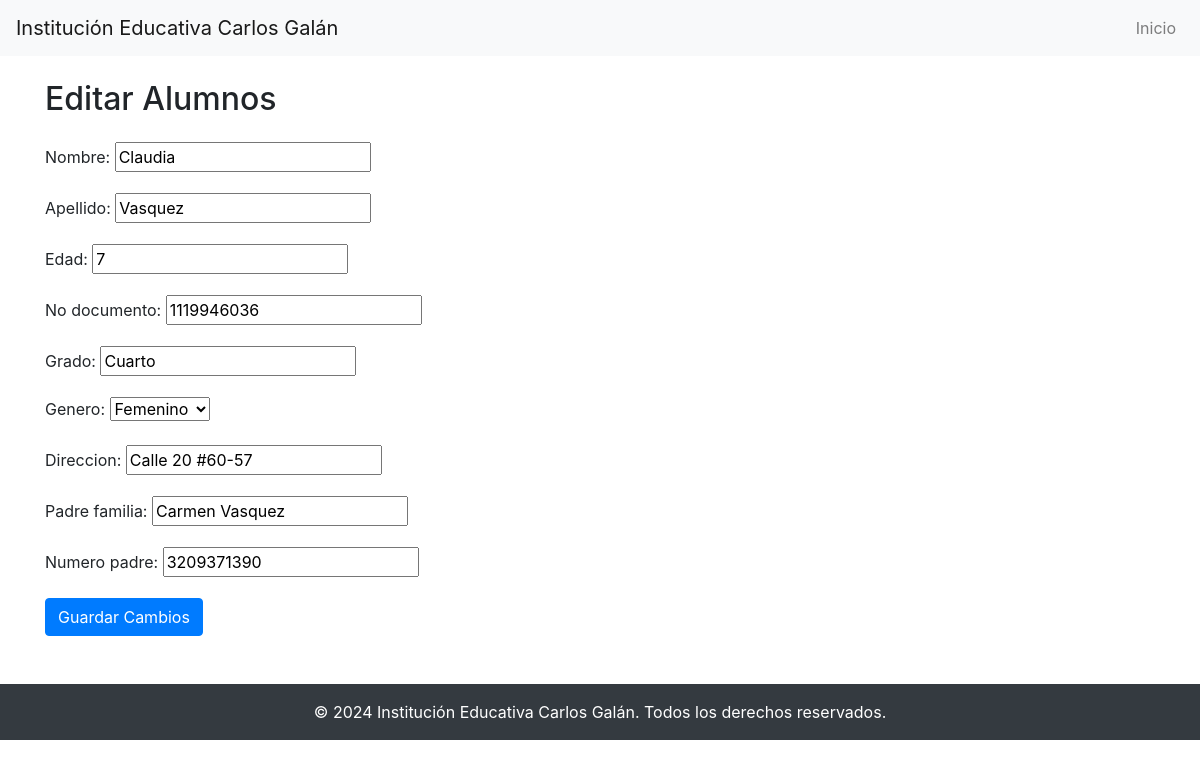
/escuela/student/edit/2/ (signed in), run on the app's committed database.
### escuela/models.py (models this page shows, shortened)
class Student(models.Model):
    GENERO_CHOICES = [
        ('F', 'Femenino'),
        ('M', 'Masculino'),
        ('N', 'No aplica'),
    ]
    nombre = models.CharField(max_length=100)
    apellido = models.CharField(max_length=100)
    edad = models.IntegerField()
    no_documento = models.CharField(max_length=20)
    grado = models.CharField(max_length=50)
    genero = models.CharField(max_length=1, choices=GENERO_CHOICES)
    direccion = models.CharField(max_length=255)
    padre_familia = models.CharField(max_length=100)
    numero_padre = models.CharField(max_length=15)

### escuela/views.py (the view)
# urls.py: path('student/edit/<int:pk>/', views.edit_student_view, name='edit_student'),
@login_required
def edit_student_view(request, pk):
    student = get_object_or_404(Student, pk=pk)
    if request.method == 'POST':
        form = StudentRegistrationForm(request.POST, instance=student)
        if form.is_valid():
            form.save()
            return redirect('student')
    else:
        form = StudentRegistrationForm(instance=student)
    return render(request, 'edit_student.html', {'form': form})

### escuela/forms.py
class StudentRegistrationForm(forms.ModelForm):
    class Meta:
        model = Student
        fields = [
            'nombre', 'apellido', 'edad', 'no_documento', 'grado',
            'genero', 'direccion', 'padre_familia', 'numero_padre'
        ]

### escuela/templates/edit_student.html (shortened to what this page needs)
<!DOCTYPE html>
<html lang="es">
<head>
    <link rel="stylesheet" href="https://stackpath.bootstrapcdn.com/bootstrap/4.5.2/css/bootstrap.min.css">
</head>
<body>
    <header>
        <nav class="navbar navbar-expand-lg navbar-light bg-light">
            <a class="navbar-brand" href="#">Institución Educativa Carlos Galán</a>
            <div class="collapse navbar-collapse" id="navbarNav">
                <ul class="navbar-nav ml-auto">
                    <li class="nav-item">
                        <a class="nav-link" href="{% url 'home' %}">Inicio</a>
                    </li>
                </ul>
            </div>
        </nav>
    </header>
    <div class="container">
        <h2 class="my-4">Editar Alumnos</h2>
        <form method="POST" class="needs-validation" novalidate>
            {{ form.as_p }}
            <button type="submit" class="btn btn-primary">Guardar Cambios</button>
        </form>
    </div>
    <footer class="bg-light text-center text-lg-start mt-5">
        <div class="text-center p-3 bg-dark text-white">
            © 2024 Institución Educativa Carlos Galán. Todos los derechos reservados.
        </div>
    </footer>
</body>
</html>

### data on the page
Student: nombre "Claudia", apellido "Vasquez", edad "7", no_documento "1119946036", grado "Cuarto", genero "Femenino", direccion "Calle 20 #60-57", padre_familia "Carmen Vasquez", numero_padre "3209371390"
